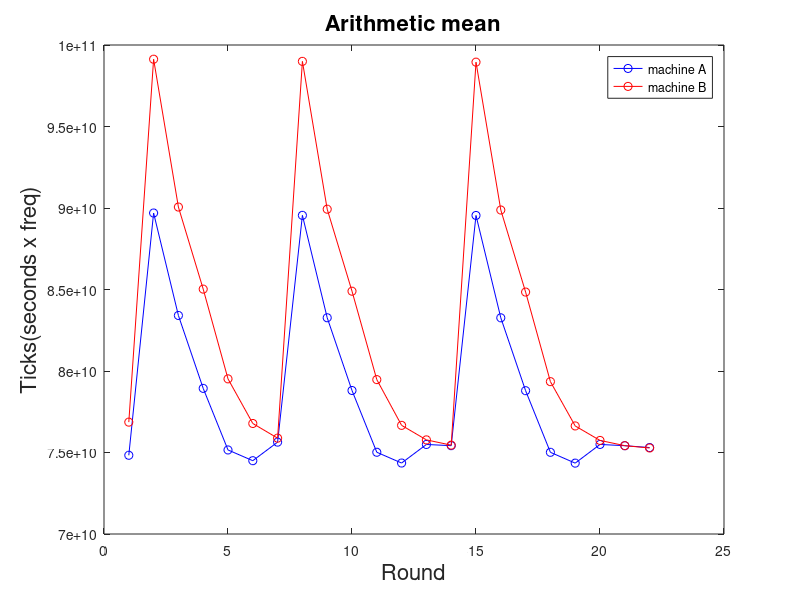
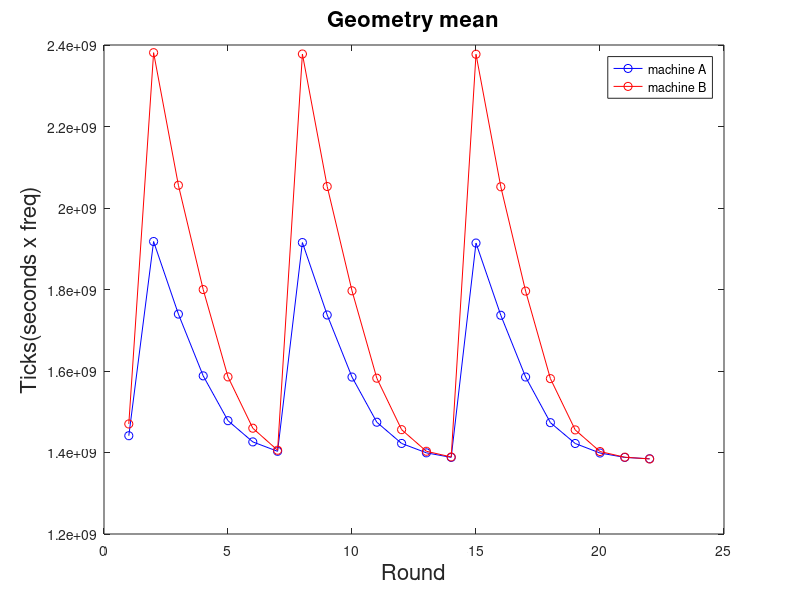
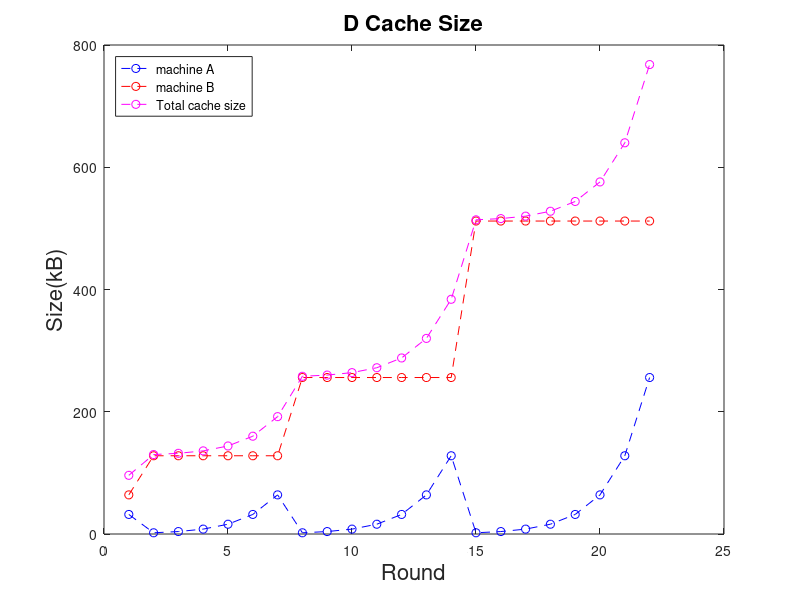
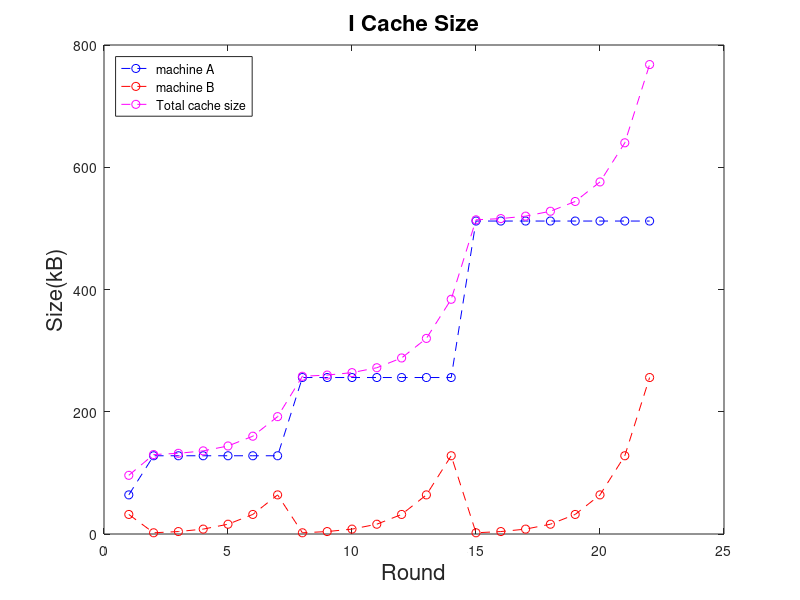

These figures' MATLAB source, in order:
%% 
clear;
f = fopen('run_report.txt', 'r');
testcase = 220;
total_cache = [];
d_cache = [];
i_cache = [];
benchmark = {};
ticks = [];
for i = 1:testcase,
    str = fgets(f);
    element = strsplit(str, ' ');
    C = cellstr(element);
    total_cache = [total_cache str2double(strjoin(C(1)))];
    d_cache = [d_cache str2double(strjoin(C(2)))];
    i_cache = [i_cache str2double(strjoin(C(3)))];
    benchmark{i} = C(4);
    ticks = [ticks str2double(strjoin(C(5)))];
end
fclose(f);

%%
% 
com_sum_A = [];
com_sum_B = [];
com_prod_A = [];
com_prod_B = [];
com_d_A = d_cache(1:10:testcase);
com_d_B = d_cache(6:10:testcase);
com_i_A = i_cache(1:10:testcase);
com_i_B = i_cache(6:10:testcase);
com_total = total_cache(1:10:testcase);
x = (1:testcase/10);

for i = 1:10:testcase,
    com_sum_A = [com_sum_A sum(ticks(i:i+4))];
    com_sum_B = [com_sum_B sum(ticks(i+5:i+9))];  
    
    com_prod_A = [com_prod_A prod(ticks(i:i+4)) .^ (1/5)];
    com_prod_B = [com_prod_B prod(ticks(i+5:i+9)) .^ (1/5)];
end
 

% subplot(2,2,1);
plot(x, com_sum_A, 'b-o', x, com_sum_B, 'r-o');
legend('machine A', 'machine B');
title('Arithmetic mean', 'FontSize', 16);
xlabel('Round', 'FontSize', 16); ylabel('Ticks(seconds x freq)', 'FontSize', 16);

% subplot(2,2,2);
figure;
plot(x, com_prod_A, 'b-o', x, com_prod_B, 'r-o');
legend('machine A', 'machine B');
title('Geometry mean', 'FontSize', 16);
xlabel('Round', 'FontSize', 16); ylabel('Ticks(seconds x freq)', 'FontSize', 16);


% subplot(2,2,3);
figure;
plot(x, com_d_A, 'b--o', x, com_d_B, 'r--o', x, com_total, 'm--o');
title('D Cache Size', 'FontSize', 16);
hleg1 = legend('machine A', 'machine B', 'Total cache size');
set(hleg1,'Location','NorthWest');
xlabel('Round', 'FontSize', 16); ylabel('Size(kB)', 'FontSize', 16);


% subplot(2,2,4);
figure;
plot(x, com_i_A, 'b--o', x, com_i_B, 'r--o', x, com_total, 'm--o');
title('I Cache Size', 'FontSize', 16);
hleg1 = legend('machine A', 'machine B', 'Total cache size');
set(hleg1,'Location','NorthWest');
xlabel('Round', 'FontSize', 16); ylabel('Size(kB)', 'FontSize', 16);

%%
figure;
for i = 0:4,
    com_A_bench = ticks(1+i:10:testcase);
    com_B_bench = ticks(6+i:10:testcase);
    subplot(2,3,i+1);
    % figure;
    plot(x, com_A_bench, 'b--o', x, com_B_bench, 'r--o');
    title(benchmark{i+1}, 'FontSize', 16);
    legend('machine A', 'machine B');
    xlabel('Round', 'FontSize', 16); ylabel('Ticks(seconds x freq)', 'FontSize', 16);
end

%% Create testcase MARKDOWN table for machine A

fptr = fopen('cache_table_A.txt', 'w');
for i = 1:testcase/10,
    fprintf(fptr, '| %d ', com_total(i));
end
fprintf(fptr, '| \n');

for i = 1:testcase/10,
    fprintf(fptr, '|:---:');
end
fprintf(fptr, '| \n');

for i = 1:testcase/10,
    fprintf(fptr, '| %d ', com_d_A(i));
end
fprintf(fptr, '| \n');

for i = 1:testcase/10,
    fprintf(fptr, '| %d ', com_i_A(i));
end
fprintf(fptr, '| \n');
fclose(fptr);

%% Create testcase MARKDOWN table for machine B

fptr = fopen('cache_table_B.txt', 'w');
for i = 1:testcase/10,
    fprintf(fptr, '| %d ', com_total(i));
end
fprintf(fptr, '| \n');

for i = 1:testcase/10,
    fprintf(fptr, '|:---:');
end
fprintf(fptr, '| \n');

for i = 1:testcase/10,
    fprintf(fptr, '| %d ', com_d_B(i));
end
fprintf(fptr, '| \n');

for i = 1:testcase/10,
    fprintf(fptr, '| %d ', com_i_B(i));
end
fprintf(fptr, '| \n');
fclose(fptr);


       